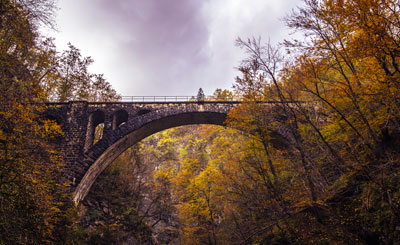
#> input picture CNNUtil/imutils/demo_images/bridge.jpg, 400 x 245 px
$ python -i img_preprocessing.py   (imports and definitions only)
#> lines starting #> are read from the running program, lines starting #| are printed output that depends on the picture; after the words box and inside, x2 and y2 are one past the last pixel; in counts of white or black regions, pixels touching at a corner belong together
### CNNUtil/paths.py
# import the necessary packages
import os

image_types = (".jpg", ".jpeg", ".png", ".bmp", ".tif", ".tiff")


def list_images(basePath, contains=None):
    # return the set of files that are valid
    return list_files(basePath, validExts=image_types, contains=contains)


def list_files(basePath, validExts=None, contains=None):
    # loop over the directory structure
    for (rootDir, dirNames, filenames) in os.walk(basePath):
        # loop over the filenames in the current directory
        for filename in filenames:
            # if the contains string is not none and the filename does not contain
            # the supplied string, then ignore the file
            if contains is not None and filename.find(contains) == -1:
                continue

            # determine the file extension of the current file
            ext = filename[filename.rfind("."):].lower()

            # check to see if the file is an image and should be processed
            if validExts is None or ext.endswith(validExts):
                # construct the path to the image and yield it
                imagePath = os.path.join(rootDir, filename)
                yield imagePath

### CNNUtil/img_preprocessing.py
import numpy as np
import cv2
import random
from CNNUtil import paths
LENGTH = 180

def findRegion(img):
    gray = cv2.cvtColor(img, cv2.COLOR_RGB2GRAY)
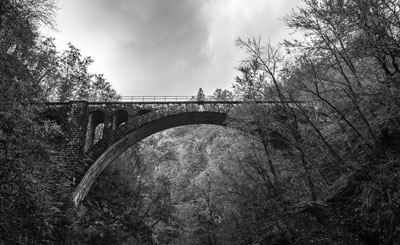
#> gray: shape (245, 400); min 0, max 255, mean 96.2
    rct, thr = cv2.threshold(gray, 1, 255, cv2.THRESH_BINARY)
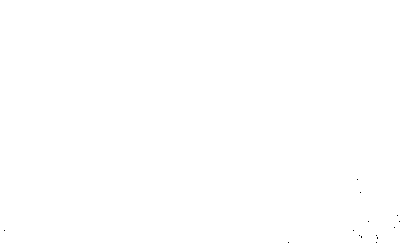
#> thr: shape (245, 400); 100% white; black in thin lines or dots, all inside (x1, y1, x2, y2) = (4, 179, 400, 243)
    contours, hierachy = cv2.findContours(thr, cv2.RETR_TREE, cv2.CHAIN_APPROX_SIMPLE)
#> contours = 14 contours, 13 with area under 20; largest, box (x1, y1, x2, y2) and area: (0, 0, 400, 245) 97355

    x, y, w, h = cv2.boundingRect(contours[0])
#> x = 0; y = 0; w = 400; h = 245
    len = w if w > h else h
#> len = 400
    dst = img[y : y+len, x: x+len]
    return dst


def img_padding_2(img, LENGTH):
    blank_image = np.zeros((LENGTH, LENGTH, 3), np.uint8)
    (w, h)=(img.shape[0], img.shape[1])
    len = w if w > h else h
    if len>LENGTH:
        big_img = np.zeros((len, len, 3), np.uint8)
        big_img[0:  w,  0:  h] = img
        dst = cv2.resize(big_img, (LENGTH, LENGTH))
        blank_image = dst
    else:
        blank_image[0:  w, 0:  h] = img
    return blank_image

# [22 lines of commented-out code are left out]

data_dir = 'D:/Data/iris_pattern/Binary/defect_binary/train/defect'
# data_dir = 'D:/Data/iris_pattern/test_image/11'
imagePaths = sorted(list(paths.list_images(data_dir)))
# [12 lines not run here, left out]
    # cv2.waitKey(0)

>>> import cv2
>>> picture = cv2.cvtColor(cv2.imread('imutils/demo_images/bridge.jpg'), cv2.COLOR_BGR2RGB)
>>> result = findRegion(picture)
